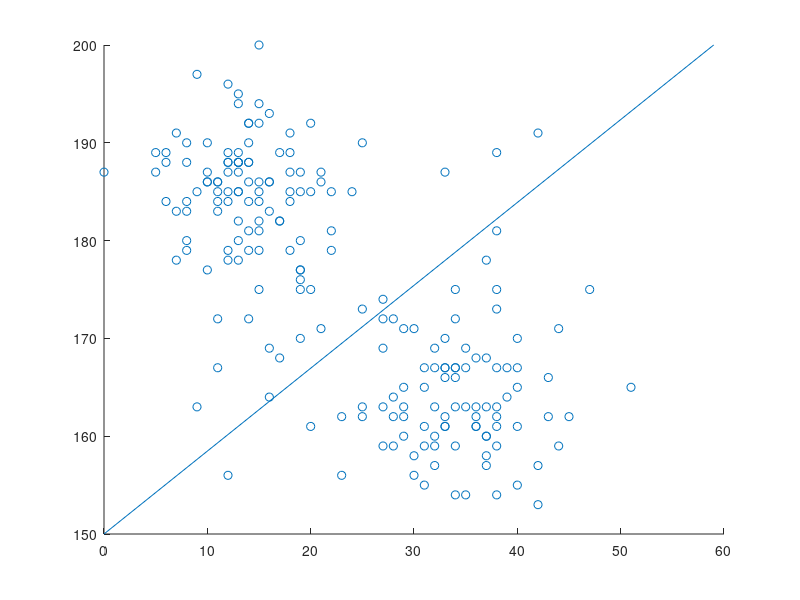

Reproduce this figure in MATLAB.
load('lab1_2.mat');
data = measurements;

body_height = data(:,1);
hair_length = data(:,2);

x = [0 59];
y = [150 200];

scatter(hair_length, body_height);
hold on
line(x,y);
